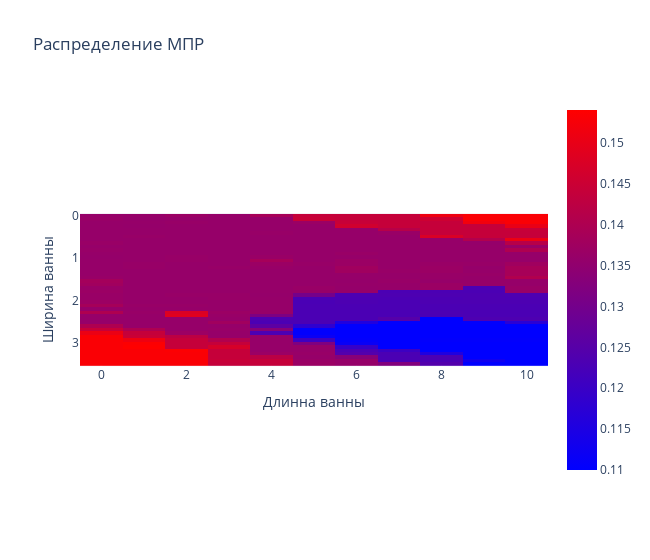

Notebook cell for this chart:
### Markdown cell above
Анодный эффект

### Code cell
file_name="anodeffect.txt"
plot_imshow(file_name)

### Figure 1 — Plotly figure (JSON) as saved in the notebook; plotly's stock layout.template omitted (floating-point values rounded to 4 significant figures; data arrays with more than 128 entries replaced by an {"elided": "..."} marker saying what was removed)
{"data": [{"coloraxis": "coloraxis", "hovertemplate": "Длинна ванны: %{x}<br>Ширина ванны: %{y}<br>color: %{z}<extra></extra>", "name": "0", "type": "heatmap", "x": [0, 1, 2, 3, 4, 5, 6, 7, 8, 9, 10], "xaxis": "x", "y": [0, 0.0814, 0.1628, 0.2442, 0.3256, 0.407, 0.4884, 0.5698, 0.6512, 0.7326, 0.814, 0.8953, 0.9767, 1.058, 1.14, 1.221, 1.302, 1.384, 1.465, 1.547, 1.628, 1.709, 1.791, 1.872, 1.953, 2.035, 2.116, 2.198, 2.279, 2.36, 2.442, 2.523, 2.605, 2.686, 2.767, 2.849, 2.93, 3.012, 3.093, 3.174, 3.256, 3.337, 3.419, 3.5], "yaxis": "y", "z": {"elided": "44x11 float values"}}], "layout": {"coloraxis": {"colorscale": [[0, "rgb(0,0,255)"], [1, "rgb(255,0,0)"]]}, "title": {"text": "Распределение МПР"}, "width": 650, "xaxis": {"anchor": "y", "constrain": "domain", "domain": [0, 1], "scaleanchor": "y", "title": {"text": "Длинна ванны"}}, "yaxis": {"anchor": "x", "autorange": "reversed", "constrain": "domain", "domain": [0, 1], "title": {"text": "Ширина ванны"}}}}
